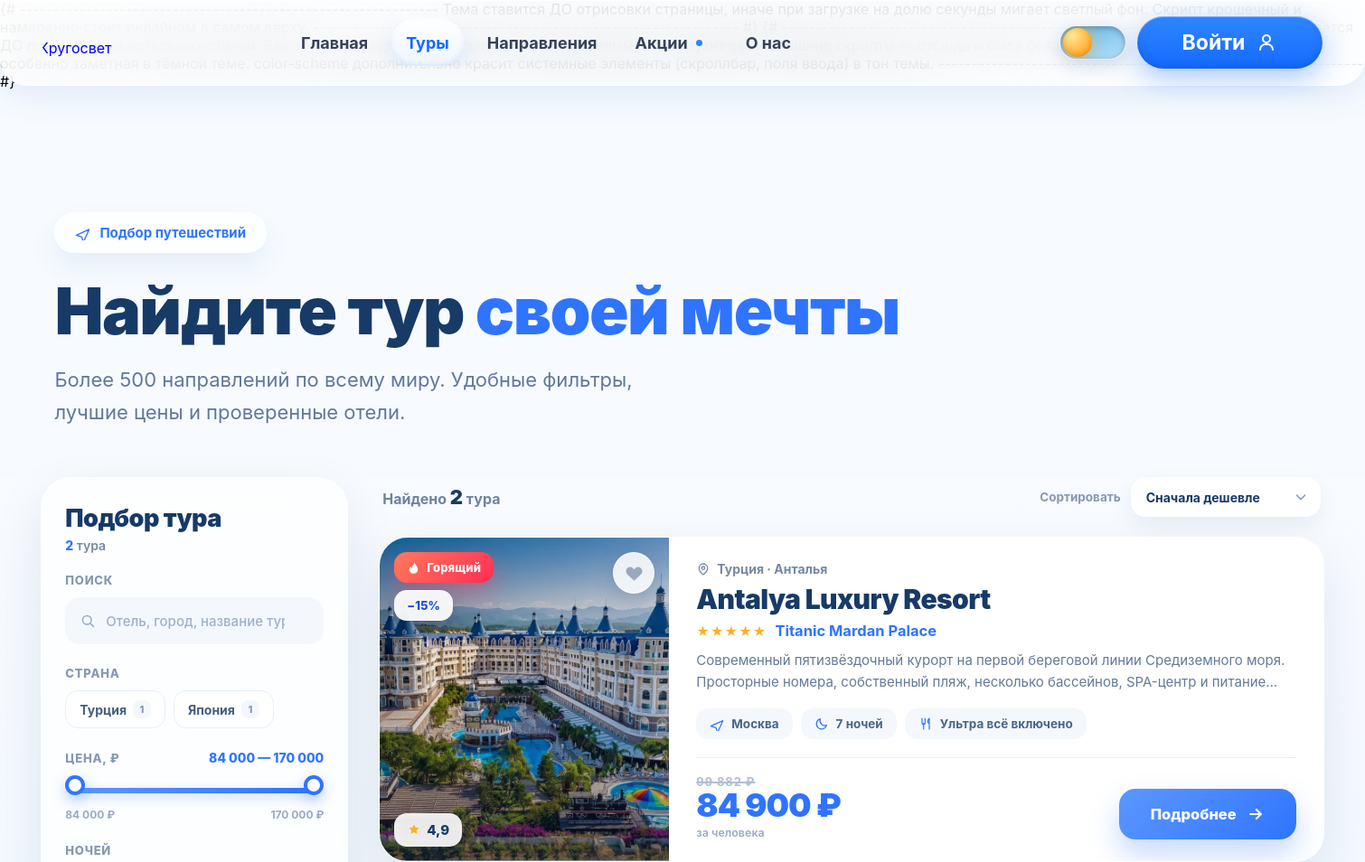
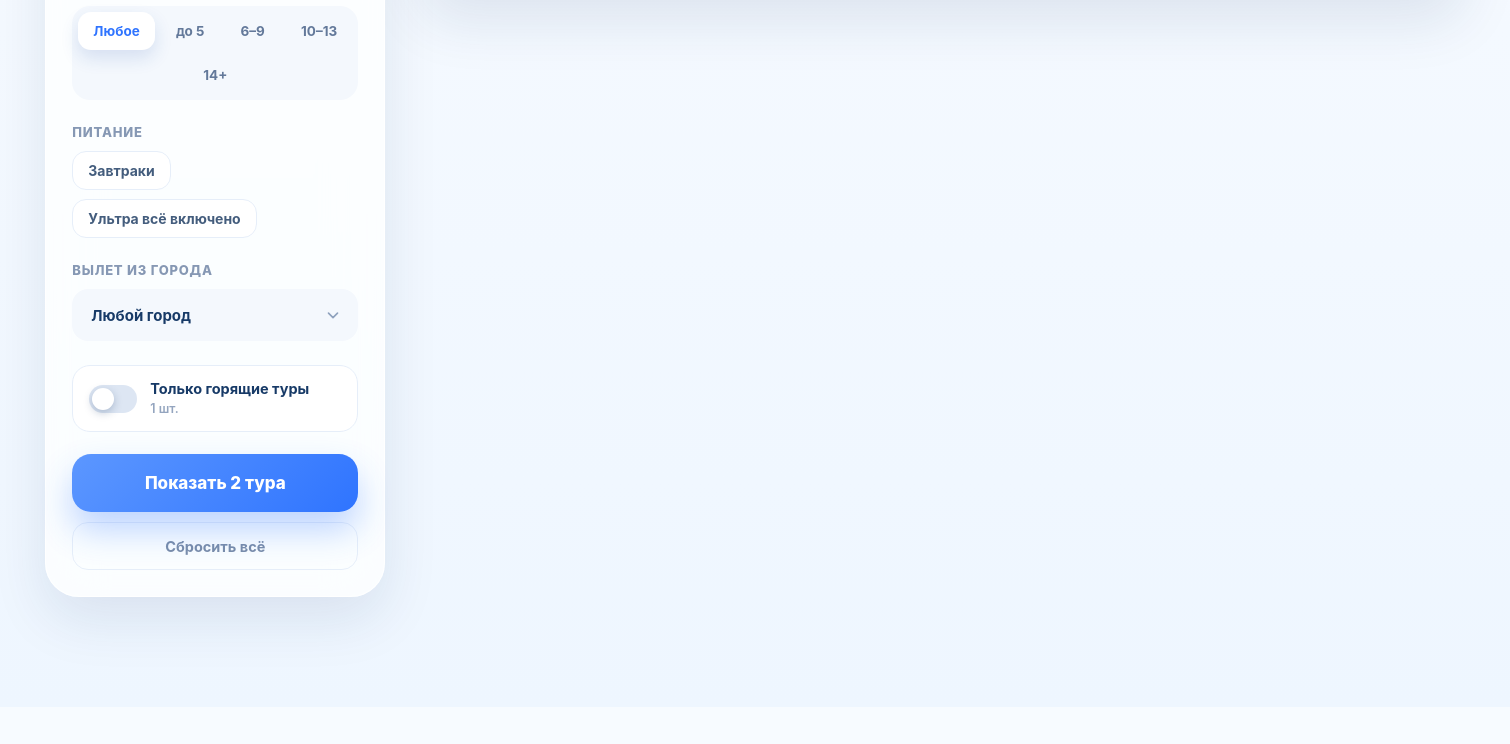
The page /tours/ (upper part) on the database as committed earlier (2 pictures, top to bottom).
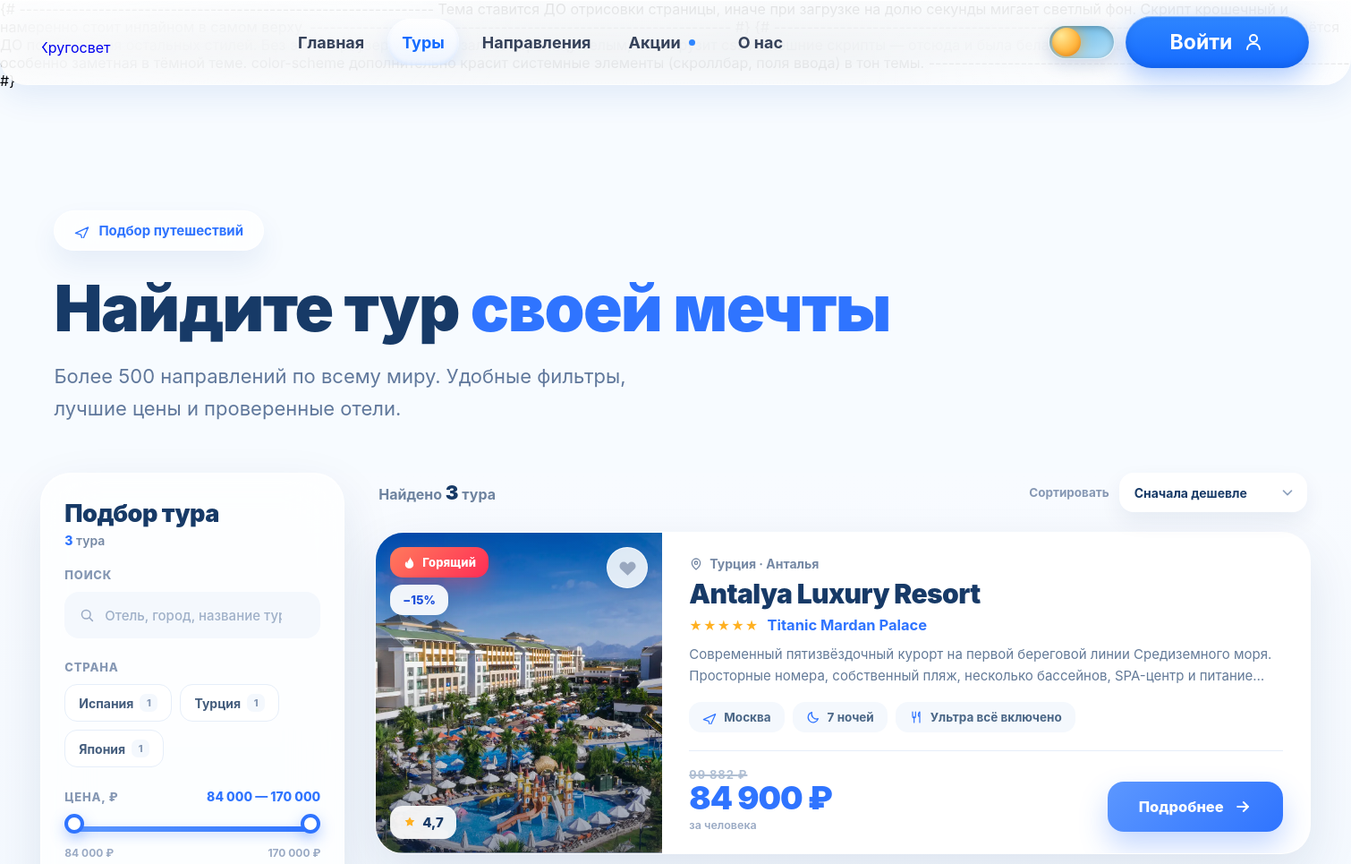
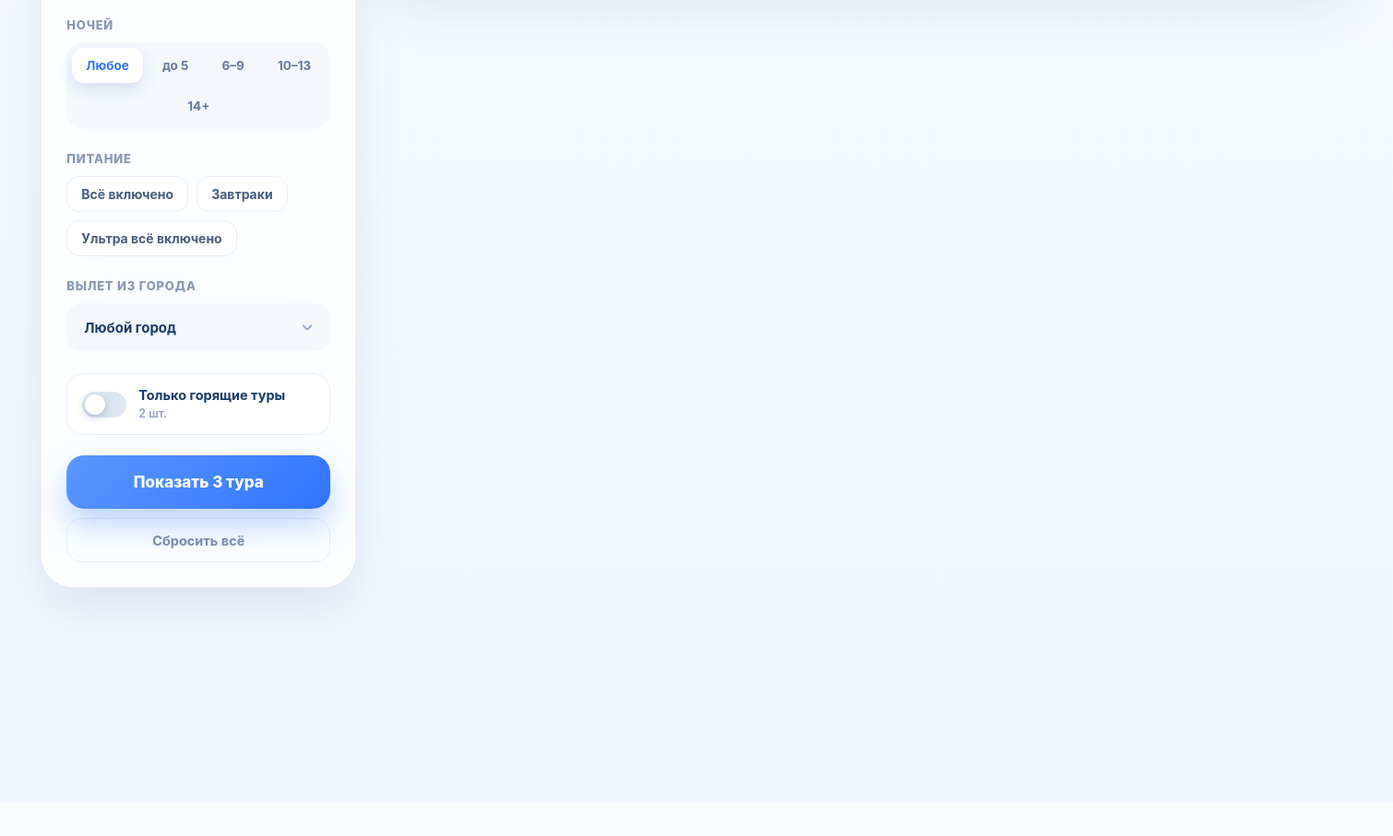
The same page on the database as committed later (2 pictures, top to bottom).
### tours_main/models.py (models this page shows, shortened)
class Tour(models.Model):
    destination = models.ForeignKey(
        Destination,
        on_delete=models.CASCADE,
        related_name="tours",
        verbose_name="Направление"
    )
    title = models.CharField(
        max_length=150,
        verbose_name="Название тура"
    )
    hotel = models.CharField(
        max_length=150,
        verbose_name="Отель"
    )
    city = models.CharField(
        max_length=100,
        verbose_name="Город"
    )
    image = models.ImageField(
        upload_to="tours/",
        verbose_name="Фото"
    )
    description = models.TextField(
        verbose_name="Описание"
    )
    price = models.PositiveIntegerField(
        verbose_name="Цена"
    )
    rating = models.DecimalField(
        max_digits=2,
        decimal_places=1,
        default=4.8,
        verbose_name="Рейтинг"
    )
    nights = models.PositiveIntegerField(
        default=7,
        verbose_name="Ночей"
    )
    departure = models.CharField(
        max_length=100,
        default="Москва",
        verbose_name="Вылет"
    )
    food = models.CharField(
        max_length=100,
        default="Всё включено",
        verbose_name="Питание"
    )
    is_hot = models.BooleanField(
        default=False,
        verbose_name="Горящий тур"
    )
    discount = models.PositiveIntegerField(
        default=0,
        verbose_name="Скидка (%)"
    )
    created_at = models.DateTimeField(
        auto_now_add=True
    )
    class Meta:
        verbose_name = "Тур"
        verbose_name_plural = "Туры"
        ordering = ["price"]
    @property
    def price_display(self):
        return spaced(self.price)

class Destination(models.Model):
    name = models.CharField(
        max_length=100,
        verbose_name="Название направления"
    )
    description = models.CharField(
        max_length=200,
        verbose_name="Описание"
    )
    image = models.ImageField(
        upload_to="destinations/",
        verbose_name="Фото"
    )
    slug = models.SlugField(
        unique=True,
        verbose_name="Ссылка"
    )
    price = models.PositiveIntegerField(
        verbose_name="Цена от"
    )
    is_featured = models.BooleanField(
        default=True,
        verbose_name="Рекомендовать в личном кабинете",
        help_text="Снимите галочку, если направление не должно попадать "
                  "в блок «Рекомендуемые направления»"
    )
    order = models.PositiveIntegerField(
        default=0,
        verbose_name="Порядок вывода"
    )
    class Meta:
        verbose_name = "Направление"
        verbose_name_plural = "Направления"
        ordering = ["order", "name"]

### tours_main/views.py (the view)
# urls.py: path('tours/', views.tours, name='tours'),
def tours(request):
    tours_qs = (
        Tour.objects
        .select_related("destination")
        .prefetch_related("images")
        .order_by("price")
    )
    favorite_ids = set()
    if request.user.is_authenticated:
        favorite_ids = set(
            FavoriteTour.objects
            .filter(user=request.user)
            .values_list('tour_id', flat=True)
        )
    tours_list = list(tours_qs)
    for tour in tours_list:
        gallery = []
        if tour.image:
            gallery.append(tour.image.url)
        gallery.extend(
            img.image.url
            for img in tour.images.all().order_by("order")
        )
        tour.gallery = "|".join(gallery)
        tour.is_favorite = tour.pk in favorite_ids
        tour.food = (tour.food or '').strip()
        tour.departure = (tour.departure or '').strip()
        tour.rating_raw = str(tour.rating)
        tour.old_price = ''
        if tour.discount and tour.discount < 100:
            tour.old_price = spaced(round(tour.price / (1 - tour.discount / 100)))
        tour.search_blob = ' '.join(filter(None, [
            tour.title,
            tour.hotel,
            tour.city,
            tour.destination.name if tour.destination_id else '',
        ])).lower()
    countries = []
    for destination in Destination.objects.all():
        count = sum(1 for t in tours_list if t.destination_id == destination.pk)
        if count:
            countries.append({
                'id': destination.pk,
                'name': destination.name,
                'count': count,
            })
    foods = sorted({t.food for t in tours_list if t.food})
    departures = sorted({t.departure for t in tours_list if t.departure})
    prices = [t.price for t in tours_list] or [0]
    price_min = int(min(prices) // 1000 * 1000)
    price_max = int(-(-max(prices) // 1000) * 1000)
    if price_max <= price_min:
        price_max = price_min + 1000
    hot_count = sum(1 for t in tours_list if t.is_hot)
    return render(
        request,
        "tours_main/tours.html",
        {
            "tours": tours_list,
            "tours_total": len(tours_list),
            "destinations": Destination.objects.all(),
            "f_countries": countries,
            "f_foods": foods,
            "f_departures": departures,
            "f_price_min": price_min,
            "f_price_max": price_max,
            "f_hot_count": hot_count,
        }
    )

### tours_main/models.py (called while the page is built)
def spaced(value):
    try:
        return f'{int(value):,}'.replace(',', ' ')
    except (TypeError, ValueError):
        return str(value or '0')

### tours_main/templates/tours_main/tours.html (shortened to what the changed rows need)
{% extends "tours_main/base.html" %}
{% load static %}
{% block content %}
<section class="tours-hero">
    <div class="tours-hero-content">
        <h1>
            Найдите тур
            <span>своей мечты</span>
        </h1>
    </div>
</section>
<section class="tours-page">
    <div class="tours-container">
        <aside class="tfilter" id="tourFilter"
               data-price-min="{{ f_price_min }}"
               data-price-max="{{ f_price_max }}">
            <div class="tfilter__head">
                <div class="tfilter__headtext">
                    <h2>Подбор тура</h2>
                    <span class="tfilter__found">
                        <b data-count>{{ tours_total }}</b>
                        <i data-count-word>вариантов</i>
                    </span>
                </div>
            </div>
            <div class="tfilter__body">
                {% if f_countries %}
                <div class="fgroup">
                    <div class="fchips">
                        {% for country in f_countries %}
                        <label class="fchip">
                            <span>
                                {{ country.name }}
                                <i>{{ country.count }}</i>
                            </span>
                        </label>
                        {% endfor %}
                    </div>
                </div>
                {% endif %}
                {% if f_foods %}
                <div class="fgroup">
                    <div class="fchips">
                        {% for food in f_foods %}
                        <label class="fchip">
                            <span>{{ food }}</span>
                        </label>
                        {% endfor %}
                    </div>
                </div>
                {% endif %}
                <label class="fswitch">
                    <span class="fswitch__text">
                        Только горящие туры
                        <em>{{ f_hot_count }} шт.</em>
                    </span>
                </label>
                <div class="tfilter__actions">
                    <button type="button" class="find-tour-btn" data-filter-apply>
                        <span data-apply-label>Показать туры</span>
                    </button>
                </div>
            </div>
        </aside>
        <div class="tours-main">
            <div class="tours-toolbar">
                <div class="tours-toolbar__info">
                    Найдено
                    <b data-count>{{ tours_total }}</b>
                    <i data-count-word>вариантов</i>
                </div>
            </div>
            <div class="tours-results" id="toursResults">
                {% for tour in tours %}
                <article class="tcard"
                         data-tour
                         data-country="{{ tour.destination_id }}"
                         data-price="{{ tour.price }}"
                         data-nights="{{ tour.nights }}"
                         data-rating="{{ tour.rating_raw }}"
                         data-food="{{ tour.food }}"
                         data-departure="{{ tour.departure }}"
                         data-hot="{% if tour.is_hot %}1{% else %}0{% endif %}"
                         data-search="{{ tour.search_blob }}">
                    <div class="tcard__media">
                        {% if tour.image %}
                        <img src="{{ tour.image.url }}" alt="{{ tour.title }}" loading="lazy">
                        {% endif %}
                        <span class="tcard__shade"></span>
                        <div class="tcard__badges">
                            {% if tour.is_hot %}
                            <span class="tbadge tbadge--hot">
                                <svg viewBox="0 0 24 24" fill="currentColor" aria-hidden="true">
                                    <path d="M13 2c.5 4-2.4 5.2-3.6 7.4-.7 1.3-.6 2.6.2 3.5-1.6-.3-2.6-1.6-2.8-3.3C5.2 11.2 4.5 13 4.5 15c0 3.9 3.4 7 7.5 7s7.5-3.1 7.5-7c0-5.4-4.4-8.2-6.5-13z"/>
                                </svg>
                                Горящий
                            </span>
                            {% endif %}
                            {% if tour.discount %}
                            <span class="tbadge tbadge--sale">−{{ tour.discount }}%</span>
                            {% endif %}
                        </div>
                        {% if user.is_authenticated %}
                        <button type="button"
                                class="tour-fav{% if tour.is_favorite %} is-active{% endif %}"
                                data-fav
                                data-url="{% url 'favorite_toggle' tour.pk %}"
                                aria-label="В избранное">
                            <svg viewBox="0 0 24 24" fill="currentColor" aria-hidden="true">
                                <path d="M20.8 5.6a5.2 5.2 0 0 0-7.4 0L12 7l-1.4-1.4a5.2 5.2 0 1 0-7.4 7.4L12 21.5l8.8-8.5a5.2 5.2 0 0 0 0-7.4z"/>
                            </svg>
                        </button>
                        {% else %}
                        <a href="{% url 'auth' %}?next={% url 'tours' %}"
                           class="tour-fav" aria-label="Войдите, чтобы добавить в избранное">
                            <svg viewBox="0 0 24 24" fill="currentColor" aria-hidden="true">
                                <path d="M20.8 5.6a5.2 5.2 0 0 0-7.4 0L12 7l-1.4-1.4a5.2 5.2 0 1 0-7.4 7.4L12 21.5l8.8-8.5a5.2 5.2 0 0 0 0-7.4z"/>
                            </svg>
                        </a>
                        {% endif %}
                        <span class="tcard__rating">
                            <svg viewBox="0 0 24 24" fill="currentColor" aria-hidden="true">
                                <path d="M12 3.6l2.5 5.1 5.6.8-4 3.9.9 5.6-5-2.6-5 2.6.9-5.6-4-3.9 5.6-.8L12 3.6z"/>
                            </svg>
                            {{ tour.rating }}
                        </span>
                    </div>
                    <div class="tcard__body">
                        <div class="tcard__place">
                            <svg viewBox="0 0 24 24" fill="none" aria-hidden="true">
                                <path d="M12 21s7-5.6 7-11a7 7 0 1 0-14 0c0 5.4 7 11 7 11z"
                                      stroke="currentColor" stroke-width="1.9"/>
                                <circle cx="12" cy="10" r="2.5" stroke="currentColor" stroke-width="1.9"/>
                            </svg>
                            {{ tour.destination.name }} · {{ tour.city }}
                        </div>
                        <h3 class="tcard__title">{{ tour.title }}</h3>
                        <div class="tcard__hotel">
                            <span class="tcard__stars">★★★★★</span>
                            {{ tour.hotel }}
                        </div>
                        <p class="tcard__text">{{ tour.description }}</p>
                        <div class="tcard__specs">
                            <span>
                                <svg viewBox="0 0 24 24" fill="none" aria-hidden="true">
                                    <path d="M2 16l20-9-9 20-2.5-8.5L2 16z" stroke="currentColor"
                                          stroke-width="1.8" stroke-linejoin="round"/>
                                </svg>
                                {{ tour.departure }}
                            </span>
                            <span>
                                <svg viewBox="0 0 24 24" fill="none" aria-hidden="true">
                                    <path d="M20 14.5A8.2 8.2 0 0 1 9.6 4a8.5 8.5 0 1 0 10.4 10.5z"
                                          stroke="currentColor" stroke-width="1.8"
                                          stroke-linejoin="round"/>
                                </svg>
                                {{ tour.nights }} ночей
                            </span>
                            <span>
                                <svg viewBox="0 0 24 24" fill="none" aria-hidden="true">
                                    <path d="M6 3v8a2.5 2.5 0 0 0 5 0V3M8.5 11v10M18 3c-1.7 1.4-2.5 3.3-2.5 5.5 0 1.6.8 2.5 2.5 2.5V3zM18 11v10"
                                          stroke="currentColor" stroke-width="1.8"
                                          stroke-linecap="round" stroke-linejoin="round"/>
                                </svg>
                                {{ tour.food }}
                            </span>
                        </div>
                        <div class="tcard__foot">
                            <div class="tcard__price">
                                <span class="tcard__price-top">
                                    {% if tour.old_price %}
                                    <s>{{ tour.old_price }} ₽</s>
                                    {% else %}
                                    от
                                    {% endif %}
                                </span>
                                <strong>{{ tour.price_display }} ₽</strong>
                                <em>за человека</em>
                            </div>
                            <a href="#"
                               class="tcard__cta open-popup"
                               data-image="{{ tour.image.url }}"
                               data-gallery="{% for img in tour.images.all %}{{ img.image.url }}{% if not forloop.last %}|{% endif %}{% endfor %}"
                               data-country="{{ tour.destination.name }} • {{ tour.city }}"
                               data-title="{{ tour.title }}"
                               data-hotel="{{ tour.hotel }}"
                               data-description="{{ tour.description }}"
                               data-departure="✈ {{ tour.departure }}"
                               data-nights="🌙 {{ tour.nights }} ночей"
                               data-food="🍽 {{ tour.food }}"
                               data-price="{{ tour.price_display }} ₽">
                                <span>Подробнее</span>
                                <svg class="tcard__arrow" viewBox="0 0 24 24" fill="none">
                                    <path d="M5 12H19" stroke="currentColor"
                                          stroke-width="2.4" stroke-linecap="round"/>
                                    <path d="M13 6L19 12L13 18" stroke="currentColor"
                                          stroke-width="2.4" stroke-linecap="round"
                                          stroke-linejoin="round"/>
                                </svg>
                            </a>
                        </div>
                    </div>
                </article>
                {% endfor %}
            </div>
        </div>
    </div>
</section>
{% endblock %}

Rows that differ between the two databases and show on the page:
added Destination: name "Испания"
added Tour: f_foods "Всё включено"
changed Tour "Antalya Luxury Resort": image: a different picture; rating "4,9" → "4,7"
Other text that changed with them:
{{ tours_total }}: "2" → "3"
{{ f_hot_count }}: "1" → "2"
text written by a page script: "Показать 2 тура" → "Показать 3 тура"
new list line: "1"
